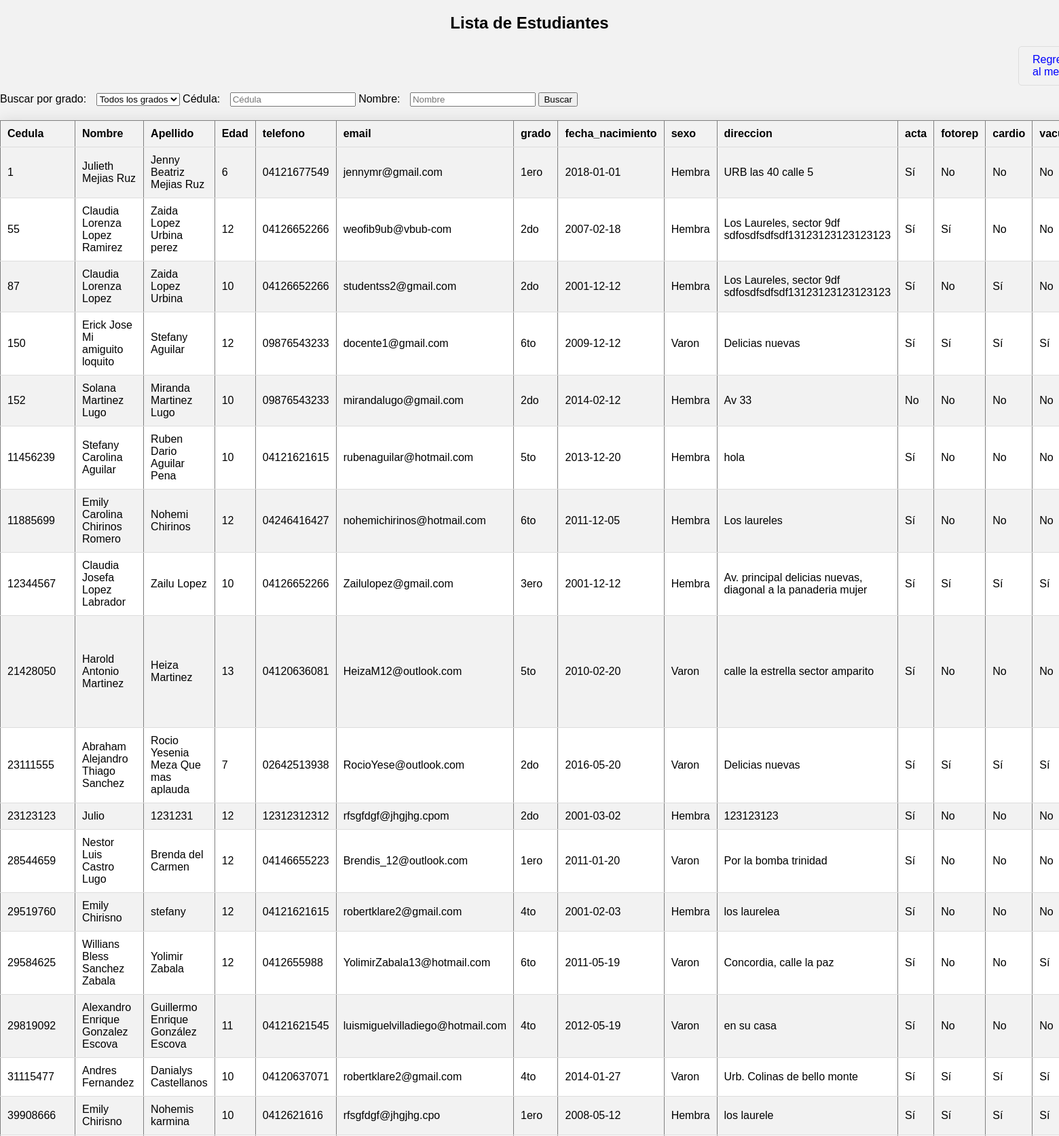
The page / (upper part) on the database its author committed.
### tables this page shows
CREATE TABLE `inscripciones` (
  `cedula` int(8) NOT NULL,
  `nombre_estudiante` varchar(50) NOT NULL,
  `nombre_representante` varchar(50) NOT NULL,
  `telefono` varchar(11) NOT NULL,
  `email` varchar(100) NOT NULL,
  `grado` varchar(60) NOT NULL,
  `fecha_nacimiento` date NOT NULL,
  `sexo` varchar(20) NOT NULL,
  `fecha` timestamp NOT NULL DEFAULT current_timestamp(),
  `direccion` text NOT NULL,
  `acta` varchar(50) NOT NULL,
  `fotorep` varchar(30) NOT NULL,
  `fotoest` varchar(50) NOT NULL,
  `vacuna` varchar(50) NOT NULL,
  `certificado` varchar(50) NOT NULL,
  `cardio` varchar(50) NOT NULL,
  `edad` varchar(2) NOT NULL,
  `observacion` text NOT NULL,
  `id_docente` int(8) NOT NULL
);

### index.php (the view, shortened to what this page needs)
<!DOCTYPE html>
<html lang="es">
<head>
</head>
<body>
<h2>Lista de Estudiantes</h2>
<a href="menu3.html" class="regresar">Regresar al menú</a>
<form action="<?php echo htmlspecialchars($_SERVER["PHP_SELF"]); ?>" method="post">
    <label for="grado">Buscar por grado:</label>
    <select id="grado" name="grado">
        <option value="">Todos los grados</option>
    </select>
    <label for="cedulaBuscar">Cédula:</label>
    <input type="text" id="cedulaBuscar" name="cedulaBuscar" placeholder="Cédula">
    <label for="nombreBuscar">Nombre:</label>
    <input type="text" id="nombreBuscar" name="nombreBuscar" placeholder="Nombre">
    <input type="submit" value="Buscar">
</form>
<table border="1">
    <tr>
        <th>Cedula</th>
        <th>Nombre</th>
        <th>Apellido</th>
        <th>Edad</th>
        <th>telefono</th>
        <th>email</th>
        <th>grado</th>
        <th>fecha_nacimiento</th>
        <th>sexo</th>
        <th>direccion</th>
        <th>acta</th>
        <th>fotorep</th>
        <th>cardio</th>
        <th>vacuna</th>
    </tr>
    <?php
    $conexion = new mysqli("localhost", "root", "", "inscripcion");
    $sql = "SELECT * FROM inscripciones";
    $result = $conexion->query($sql);
    if ($result->num_rows > 0) {
        while ($fila = $result->fetch_assoc()) {
            echo "<tr>";
            echo "<td>" . htmlspecialchars($fila['cedula']) . "</td>";
            echo "<td>" . htmlspecialchars($fila['nombre_estudiante']) . "</td>";
            echo "<td>" . htmlspecialchars($fila['nombre_representante']) . "</td>";
            echo "<td>" . htmlspecialchars($fila['edad']) . "</td>";
            echo "<td>" . htmlspecialchars($fila["telefono"]) . "</td>";
            echo "<td>" . htmlspecialchars($fila["email"]) . "</td>";
            echo "<td>" . htmlspecialchars($fila["grado"]) . "</td>";
            echo "<td>" . htmlspecialchars($fila["fecha_nacimiento"]) . "</td>";
            echo "<td>" . htmlspecialchars($fila["sexo"]) . "</td>";
            echo "<td>" . htmlspecialchars($fila["direccion"]) . "</td>";
            echo "<td>" . htmlspecialchars($fila["acta"]) . "</td>";
            echo "<td>" . htmlspecialchars($fila["fotorep"]) . "</td>";
            echo "<td>" . htmlspecialchars($fila["cardio"]) . "</td>";
            echo "<td>" . htmlspecialchars($fila["vacuna"]) . "</td>";
            echo "</tr>";
        }
    } else {
        echo "<tr><td colspan='18'>No se encontraron estudiantes</td></tr>";
    }
    ?>
</table>
</body>
</html>

### index.php (style rules this page uses)
body { font-family: Arial, sans-serif; margin: 0; padding: 0; background-color: #f2f2f2; }
h2 { text-align: center; margin-top: 20px; }
table { width: 80%; margin: 20px auto; border-collapse: collapse; background-color: white; box-shadow: 0 0 20px rgba(0, 0, 0, 0.1); }
th, td { padding: 10px; border-bottom: 1px solid #dddddd; text-align: left; }
th { background-color: #f2f2f2; }
tr:nth-child(even) { background-color: #f2f2f2; }
.regresar { text-decoration: none; color: blue; display: inline-block; padding: 10px 20px; background-color: #f2f2f2; border: 1px solid #ddd; border-radius: 5px; margin-bottom: 10px; margin-left: 1500px; }
form > label { margin-right: 10px; }

### rows shown on the page
inscripciones: cedula "1", nombre_estudiante "Julieth Mejias Ruz", nombre_representante "Jenny Beatriz Mejias Ruz", edad "6", telefono "04121677549", email "jennymr@gmail.com", grado "1ero", fecha_nacimiento "2018-01-01", sexo "Hembra", direccion "URB las 40 calle 5", acta "Sí", fotorep "No", cardio "No", vacuna "No"
inscripciones: cedula "55", nombre_estudiante "Claudia Lorenza Lopez Ramirez", nombre_representante "Zaida Lopez Urbina perez", edad "12", telefono "04126652266", email "weofib9ub@vbub-com", grado "2do", fecha_nacimiento "2007-02-18", sexo "Hembra", direccion "Los Laureles, sector 9df sdfosdfsdfsdf13123123123123123", acta "Sí", fotorep "Sí", cardio "No", vacuna "No"
inscripciones: cedula "87", nombre_estudiante "Claudia Lorenza Lopez", nombre_representante "Zaida Lopez Urbina", edad "10", telefono "04126652266", email "studentss2@gmail.com", grado "2do", fecha_nacimiento "2001-12-12", sexo "Hembra", direccion "Los Laureles, sector 9df sdfosdfsdfsdf13123123123123123", acta "Sí", fotorep "No", cardio "Sí", vacuna "No"
inscripciones: cedula "150", nombre_estudiante "Erick Jose Mi amiguito loquito", nombre_representante "Stefany Aguilar", edad "12", telefono "09876543233", email "docente1@gmail.com", grado "6to", fecha_nacimiento "2009-12-12", sexo "Varon", direccion "Delicias nuevas", acta "Sí", fotorep "Sí", cardio "Sí", vacuna "Sí"
inscripciones: cedula "152", nombre_estudiante "Solana Martinez Lugo", nombre_representante "Miranda Martinez Lugo", edad "10", telefono "09876543233", email "mirandalugo@gmail.com", grado "2do", fecha_nacimiento "2014-02-12", sexo "Hembra", direccion "Av 33", acta "No", fotorep "No", cardio "No", vacuna "No"
inscripciones: cedula "11456239", nombre_estudiante "Stefany Carolina Aguilar", nombre_representante "Ruben Dario Aguilar Pena", edad "10", telefono "04121621615", email "rubenaguilar@hotmail.com", grado "5to", fecha_nacimiento "2013-12-20", sexo "Hembra", direccion "hola", acta "Sí", fotorep "No", cardio "No", vacuna "No"
inscripciones: cedula "11885699", nombre_estudiante "Emily Carolina Chirinos Romero", nombre_representante "Nohemi Chirinos", edad "12", telefono "04246416427", email "nohemichirinos@hotmail.com", grado "6to", fecha_nacimiento "2011-12-05", sexo "Hembra", direccion "Los laureles", acta "Sí", fotorep "No", cardio "No", vacuna "No"
inscripciones: cedula "12344567", nombre_estudiante "Claudia Josefa Lopez Labrador", nombre_representante "Zailu Lopez", edad "10", telefono "04126652266", email "Zailulopez@gmail.com", grado "3ero", fecha_nacimiento "2001-12-12", sexo "Hembra", direccion "Av. principal delicias nuevas, diagonal a la panaderia mujer", acta "Sí", fotorep "Sí", cardio "Sí", vacuna "Sí"
inscripciones: cedula "21428050", nombre_estudiante "Harold Antonio Martinez", nombre_representante "Heiza Martinez", edad "13", telefono "04120636081", email "HeizaM12@outlook.com", grado "5to", fecha_nacimiento "2010-02-20", sexo "Varon", direccion "calle la estrella sector amparito", acta "Sí", fotorep "No", cardio "No", vacuna "No"
inscripciones: cedula "23111555", nombre_estudiante "Abraham Alejandro Thiago Sanchez", nombre_representante "Rocio Yesenia Meza Que mas aplauda", edad "7", telefono "02642513938", email "RocioYese@outlook.com", grado "2do", fecha_nacimiento "2016-05-20", sexo "Varon", direccion "Delicias nuevas", acta "Sí", fotorep "Sí", cardio "Sí", vacuna "Sí"
inscripciones: cedula "23123123", nombre_estudiante "Julio", nombre_representante "1231231", edad "12", telefono "12312312312", email "rfsgfdgf@jhgjhg.cpom", grado "2do", fecha_nacimiento "2001-03-02", sexo "Hembra", direccion "123123123", acta "Sí", fotorep "No", cardio "No", vacuna "No"
inscripciones: cedula "28544659", nombre_estudiante "Nestor Luis Castro Lugo", nombre_representante "Brenda del Carmen", edad "12", telefono "04146655223", email "Brendis_12@outlook.com", grado "1ero", fecha_nacimiento "2011-01-20", sexo "Varon", direccion "Por la bomba trinidad", acta "Sí", fotorep "No", cardio "No", vacuna "No"
inscripciones: cedula "29519760", nombre_estudiante "Emily Chirisno", nombre_representante "stefany", edad "12", telefono "04121621615", email "robertklare2@gmail.com", grado "4to", fecha_nacimiento "2001-02-03", sexo "Hembra", direccion "los laurelea", acta "Sí", fotorep "No", cardio "No", vacuna "No"
inscripciones: cedula "29584625", nombre_estudiante "Willians Bless Sanchez Zabala", nombre_representante "Yolimir Zabala", edad "12", telefono "0412655988", email "YolimirZabala13@hotmail.com", grado "6to", fecha_nacimiento "2011-05-19", sexo "Varon", direccion "Concordia, calle la paz", acta "Sí", fotorep "No", cardio "No", vacuna "Sí"
inscripciones: cedula "29819092", nombre_estudiante "Alexandro Enrique Gonzalez Escova", nombre_representante "Guillermo Enrique González Escova", edad "11", telefono "04121621545", email "luismiguelvilladiego@hotmail.com", grado "4to", fecha_nacimiento "2012-05-19", sexo "Varon", direccion "en su casa", acta "Sí", fotorep "No", cardio "No", vacuna "No"
inscripciones: cedula "31115477", nombre_estudiante "Andres Fernandez", nombre_representante "Danialys Castellanos", edad "10", telefono "04120637071", email "robertklare2@gmail.com", grado "4to", fecha_nacimiento "2014-01-27", sexo "Varon", direccion "Urb. Colinas de bello monte", acta "Sí", fotorep "Sí", cardio "Sí", vacuna "Sí"
inscripciones: cedula "39908666", nombre_estudiante "Emily Chirisno", nombre_representante "Nohemis karmina", edad "10", telefono "0412621616", email "rfsgfdgf@jhgjhg.cpo", grado "1ero", fecha_nacimiento "2008-05-12", sexo "Hembra", direccion "los laurele", acta "Sí", fotorep "Sí", cardio "Sí", vacuna "Sí"
